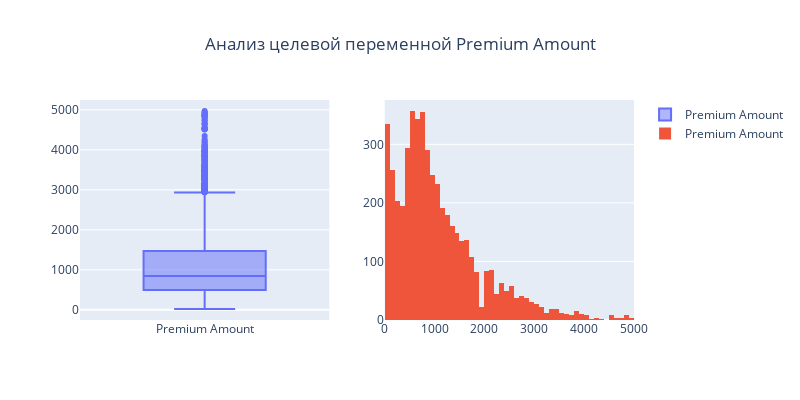

Notebook code for this chart:
### Code cell
import plotly.express as plotly_px
import plotly.graph_objects as plotly_go
import plotly.subplots as plotly_subplt

fig = plotly_subplt.make_subplots(rows=1, cols=2)
fig.update_layout(
    title_x=0.5,
    title_text=f"Анализ целевой переменной {params['target_column']}",
    height=400, 
    width=800
)
fig.add_box(y=dataset_df[params["target_column"]], name=params["target_column"], row=1, col=1)
fig.add_histogram(x=dataset_df[params["target_column"]], name=params["target_column"], row=1, col=2)
fig.show()

### Figure 1 — Plotly figure (JSON) as saved in the notebook; plotly's stock layout.template omitted (floating-point values rounded to 4 significant figures; data arrays with more than 128 entries replaced by an {"elided": "..."} marker saying what was removed)
{"data": [{"name": "Premium Amount", "type": "box", "xaxis": "x", "y": {"elided": "5000 float values"}, "yaxis": "y"}, {"name": "Premium Amount", "type": "histogram", "x": {"elided": "5000 float values"}, "xaxis": "x2", "yaxis": "y2"}], "layout": {"height": 400, "title": {"text": "Анализ целевой переменной Premium Amount", "x": 0.5}, "width": 800, "xaxis": {"anchor": "y", "domain": [0, 0.45]}, "xaxis2": {"anchor": "y2", "domain": [0.55, 1]}, "yaxis": {"anchor": "x", "domain": [0, 1]}, "yaxis2": {"anchor": "x2", "domain": [0, 1]}}}
